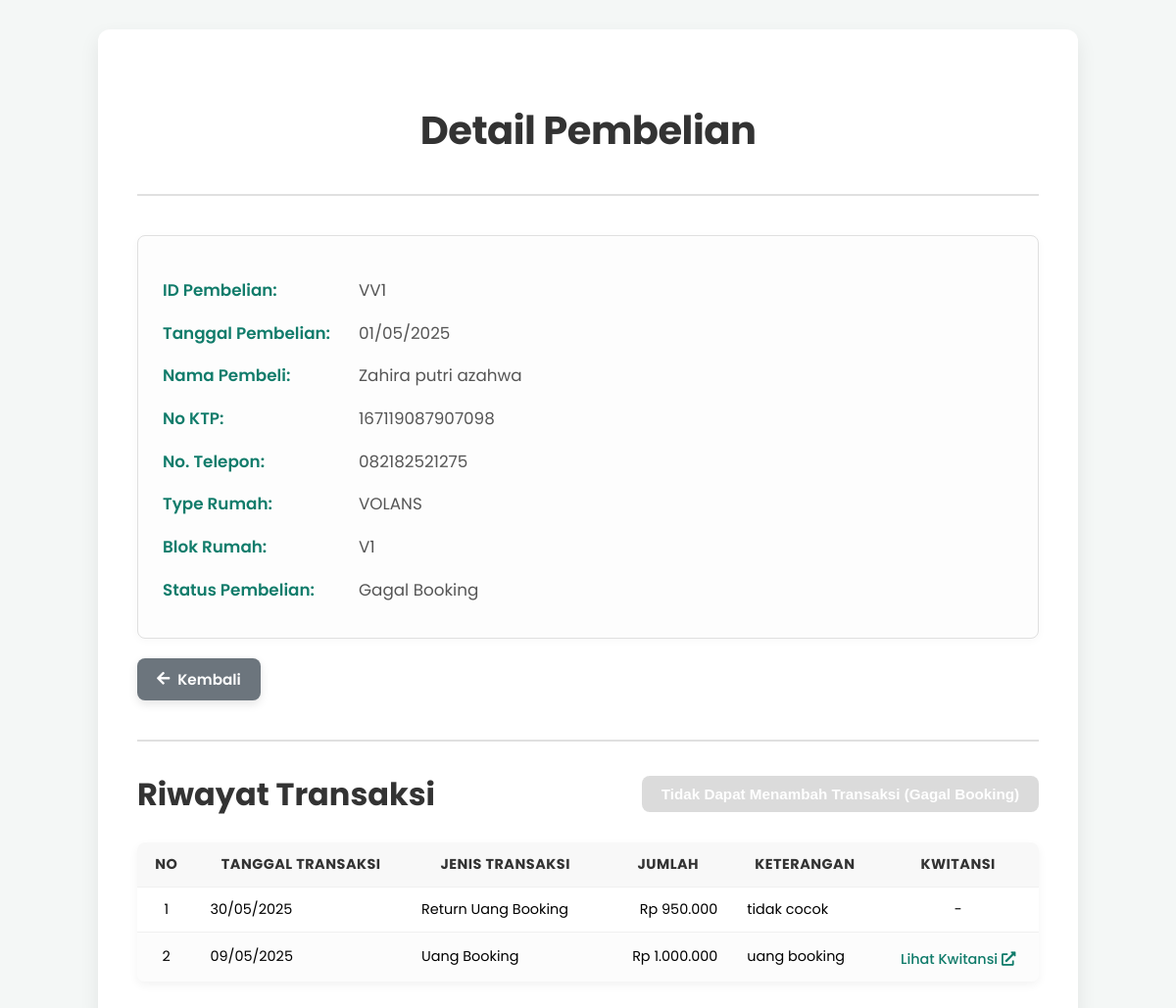
/detail_pembelian.php?id=VV1, run on the app's committed database.
### tables this page shows
CREATE TABLE `tb_pembelian` (
  `id_pembelian` varchar(100) NOT NULL,
  `tanggal_pembelian` date NOT NULL,
  `nama_pembeli` varchar(50) NOT NULL,
  `type_rumah` varchar(30) NOT NULL,
  `blok_rumah` varchar(5) NOT NULL,
  `id_unit` int(11) UNSIGNED DEFAULT NULL,
  `status_pembelian` enum('Terbooking','Gagal Booking','terjual') NOT NULL,
  `id_rumah` int(11) UNSIGNED DEFAULT NULL,
  `no_ktp` varchar(20) DEFAULT NULL,
  `alamat` text DEFAULT NULL,
  `telepon` varchar(15) DEFAULT NULL
);

CREATE TABLE `tb_transaksi_pembelian` (
  `id_transaksi_pembelian` int(11) NOT NULL,
  `id_pembelian` varchar(50) NOT NULL,
  `tanggal_transaksi` date DEFAULT current_timestamp(),
  `jenis_transaksi` enum('Uang Booking','Return Uang Booking') NOT NULL,
  `jumlah_transaksi` decimal(15,0) NOT NULL,
  `keterangan` text DEFAULT NULL,
  `kwitansi` varchar(255) DEFAULT NULL
);

### Detail_pembelian.php (the view, shortened to what this page needs)
<?php
$host = "localhost";
$username = "root";
$password = "";
$database = "db_perumahan";
$conn = new mysqli($host, $username, $password, $database);
$pembelian_data = null;
$transaksi_data = [];
if (isset($_GET['id'])) {
    $id_pembelian = $conn->real_escape_string($_GET['id']);
    $sql_pembelian = "SELECT id_pembelian, tanggal_pembelian, nama_pembeli, no_ktp, telepon, type_rumah, blok_rumah, status_pembelian
                      FROM tb_pembelian
                      WHERE id_pembelian = ?";
    $stmt_pembelian = $conn->prepare($sql_pembelian);
    $stmt_pembelian->bind_param("s", $id_pembelian);
    $stmt_pembelian->execute();
    $result_pembelian = $stmt_pembelian->get_result();
    if ($result_pembelian->num_rows == 1) {
        $pembelian_data = $result_pembelian->fetch_assoc();
    } else {
        $_SESSION['pesan_error'] = "Data pembelian dengan ID '{$id_pembelian}' tidak ditemukan.";
        header("Location: data_pembelian.php");
        exit();
    }
    $sql_transaksi = "SELECT id_transaksi_pembelian, tanggal_transaksi, jenis_transaksi, jumlah_transaksi, keterangan, kwitansi
                      FROM tb_transaksi_pembelian
                      WHERE id_pembelian = ?
                      ORDER BY tanggal_transaksi DESC";
    $stmt_transaksi = $conn->prepare($sql_transaksi);
    $stmt_transaksi->bind_param("s", $id_pembelian);
    $stmt_transaksi->execute();
    $result_transaksi = $stmt_transaksi->get_result();
    while ($row_transaksi = $result_transaksi->fetch_assoc()) {
        $transaksi_data[] = $row_transaksi;
    }
} else {
    $_SESSION['pesan_error'] = "ID pembelian tidak valid.";
    header("Location: data_pembelian.php");
    exit();
}
?>
<!DOCTYPE html>
<html lang="id">
<head>
    <link href="https://cdnjs.cloudflare.com/ajax/libs/font-awesome/5.15.3/css/all.min.css" rel="stylesheet"/>
</head>
<body>
    <div class="main-container">
        <div class="header-section">
            <h2>Detail Pembelian</h2>
        </div>
        <?php if ($pembelian_data): ?>
            <div class="detail-info">
                <p><strong>ID Pembelian:</strong> <?php echo htmlspecialchars($pembelian_data["id_pembelian"]); ?></p>
                <p><strong>Tanggal Pembelian:</strong> <?php echo htmlspecialchars(date('d/m/Y', strtotime($pembelian_data["tanggal_pembelian"]))); ?></p>
                <p><strong>Nama Pembeli:</strong> <?php echo htmlspecialchars($pembelian_data["nama_pembeli"]); ?></p>
                <p><strong>No KTP:</strong> <?php echo htmlspecialchars($pembelian_data["no_ktp"]); ?></p>
                <p><strong>No. Telepon:</strong> <?php echo htmlspecialchars($pembelian_data["telepon"]); ?></p>
                <p><strong>Type Rumah:</strong> <?php echo htmlspecialchars($pembelian_data["type_rumah"]); ?></p>
                <p><strong>Blok Rumah:</strong> <?php echo htmlspecialchars($pembelian_data["blok_rumah"]); ?></p>
                <p><strong>Status Pembelian:</strong> <?php echo htmlspecialchars($pembelian_data["status_pembelian"]); ?></p>
            </div>
            <div class="btn-back-container">
                <a href="data_pembelian.php" class="btn btn-back"><i class="fas fa-arrow-left"></i> Kembali</a>
            </div>
            <div class="transaksi-section">
                <div class="transaksi-header">
                    <h3>Riwayat Transaksi</h3>
                    <?php
                    $isButtonDisabled = '';
                    $buttonTitle = '';
                    $buttonText = '<i class="fas fa-plus"></i> Tambah Transaksi';
                    if ($pembelian_data && $pembelian_data['status_pembelian'] == 'Gagal Booking') {
                        $isButtonDisabled = 'disabled';
                        $buttonTitle = 'Tidak dapat menambah transaksi karena status pembelian Gagal Booking.';
                        $buttonText = 'Tidak Dapat Menambah Transaksi (Gagal Booking)';
                    }
                    ?>
                    <button id="addTransaksiBtn" class="btn btn-add" <?php echo $isButtonDisabled; ?> title="<?php echo $buttonTitle; ?>">
                        <?php echo $buttonText; ?>
                    </button>
                </div>
                <table class="transaksi-table">
                    <thead>
                        <tr>
                            <th>No</th>
                            <th>Tanggal Transaksi</th>
                            <th>Jenis Transaksi</th>
                            <th>Jumlah</th>
                            <th>Keterangan</th>
                            <th>Kwitansi</th>
                        </tr>
                    </thead>
                    <tbody>
                        <?php if (!empty($transaksi_data)): ?>
                            <?php $no_transaksi = 1; ?>
                            <?php foreach ($transaksi_data as $transaksi): ?>
                                <tr>
                                    <td><?php echo $no_transaksi++; ?></td>
                                    <td><?php echo htmlspecialchars(date('d/m/Y', strtotime($transaksi["tanggal_transaksi"]))); ?></td>
                                    <td><?php echo htmlspecialchars($transaksi["jenis_transaksi"]); ?></td>
                                    <td><?php echo 'Rp ' . number_format($transaksi["jumlah_transaksi"], 0, ',', '.'); ?></td>
                                    <td><?php echo htmlspecialchars($transaksi["keterangan"]); ?></td>
                                    <td>
                                        <?php if (!empty($transaksi["kwitansi"])): ?>
                                            <a href="<?php echo htmlspecialchars($transaksi["kwitansi"]); ?>" target="_blank" class="kwitansi-link">Lihat Kwitansi <i class="fas fa-external-link-alt"></i></a>
                                        <?php else: ?>
                                            -
                                        <?php endif; ?>
                                    </td>
                                </tr>
                            <?php endforeach; ?>
                        <?php else: ?>
                            <tr>
                                <td colspan="6" style="text-align: center;">Belum ada riwayat transaksi untuk pembelian ini.</td>
                            </tr>
                        <?php endif; ?>
                    </tbody>
                </table>
            </div>
        <?php else: ?>
            <p style="text-align: center; color: red;">Data pembelian tidak ditemukan atau ID tidak valid.</p>
        <?php endif; ?>
    </div>
</body>
</html>

### Detail_pembelian.php (style rules this page uses)
:root { --primary-green: #117c6b; --light-green: #149c88; --dark-green: #0e6a5b; --background-light: #f4f7f6; --background-card: #fff; --background-info: #fdfdfd; --text-dark: #333; --text-medium: #555; --border-light: #e0e0e0; --table-header-bg: #f8f8f8; --table-row-even-bg: #fcfcfc; --shadow-light: rgba(0, 0, 0, 0.08); --shadow-medium: rgba(0, 0, 0, 0.15); }
body { margin: 0; font-family: 'Poppins', sans-serif; background-color: var(--background-light); display: flex; flex-direction: column; min-height: 100vh; justify-content: flex-start; align-items: center; padding: 30px 0; box-sizing: border-box; }
.main-container { width: 90%; max-width: 1000px; background-color: var(--background-card); padding: 40px; border-radius: 12px; box-shadow: 0 8px 20px var(--shadow-light); box-sizing: border-box; }
.header-section { text-align: center; margin-bottom: 40px; padding-bottom: 20px; border-bottom: 2px solid var(--border-light); }
.header-section h2 { font-size: 2.5em; color: var(--text-dark); font-weight: 700; margin-bottom: 15px; letter-spacing: -0.5px; }
.detail-info { background-color: var(--background-info); padding: 25px; border-radius: 8px; border: 1px solid var(--border-light); margin-bottom: 20px; box-shadow: 0 2px 8px rgba(0,0,0,0.03); }
.detail-info p { margin-bottom: 10px; line-height: 1.6; color: var(--text-medium); font-size: 1.05em; display: flex; align-items: center; }
.detail-info strong { font-weight: 600; color: var(--primary-green); width: 200px; display: inline-block; flex-shrink: 0; }
.btn-back-container { margin-bottom: 30px; display: flex; justify-content: flex-start; }
.btn-back { padding: 10px 20px; text-decoration: none; border-radius: 8px; font-size: 0.95em; transition: all 0.3s ease; border: none; cursor: pointer; display: inline-flex; align-items: center; gap: 8px; font-weight: 600; box-shadow: 0 4px 10px rgba(0, 0, 0, 0.1); background-color: #6c757d; color: white; }
.transaksi-section { margin-top: 40px; padding-top: 30px; border-top: 2px solid var(--border-light); }
.transaksi-header { display: flex; justify-content: space-between; align-items: center; margin-bottom: 25px; }
.transaksi-header h3 { font-size: 2em; color: var(--text-dark); font-weight: 700; margin: 0; }
.btn-add { padding: 10px 20px; text-decoration: none; border-radius: 8px; font-size: 0.95em; transition: all 0.3s ease; border: none; cursor: pointer; display: inline-flex; align-items: center; gap: 8px; font-weight: 600; box-shadow: 0 4px 10px rgba(0, 0, 0, 0.1); background-color: var(--primary-green); color: white; }
.btn-add[disabled] { background-color: #cccccc; cursor: not-allowed; box-shadow: none; opacity: 0.7; }
.transaksi-table { width: 100%; border-collapse: separate; border-spacing: 0; margin-top: 20px; box-shadow: 0 4px 10px rgba(0, 0, 0, 0.05); border-radius: 8px; overflow: hidden; }
.transaksi-table th, .transaksi-table td { padding: 12px 15px; text-align: left; font-size: 0.9em; border-bottom: 1px solid #f0f0f0; }
.transaksi-table th { background-color: var(--table-header-bg); font-weight: 700; color: var(--text-dark); text-align: center; text-transform: uppercase; letter-spacing: 0.5px; }
.transaksi-table tbody tr:last-child td { border-bottom: none; }
.transaksi-table tbody tr:nth-child(even) { background-color: var(--table-row-even-bg); }
.transaksi-table td:nth-child(1) { text-align: center; }
.transaksi-table td:nth-child(4) { text-align: right; }
.transaksi-table td:nth-child(6) { text-align: center; }
.kwitansi-link { display: inline-block; margin-top: 5px; color: var(--primary-green); text-decoration: none; font-weight: 500; }

### data on the page
tb_pembelian: id_pembelian "VV1", tanggal_pembelian "01/05/2025", nama_pembeli "Zahira putri azahwa", no_ktp "167119087907098", telepon "082182521275", type_rumah "VOLANS", blok_rumah "V1", status_pembelian "Gagal Booking", status_pembelian "Tidak Dapat Menambah Transaksi (Gagal Booking)"
tb_transaksi_pembelian: tanggal_transaksi "30/05/2025", jenis_transaksi "Return Uang Booking", jumlah_transaksi "950.000", keterangan "tidak cocok"
tb_transaksi_pembelian: tanggal_transaksi "09/05/2025", jenis_transaksi "Uang Booking", jumlah_transaksi "1.000.000", keterangan "uang booking"
